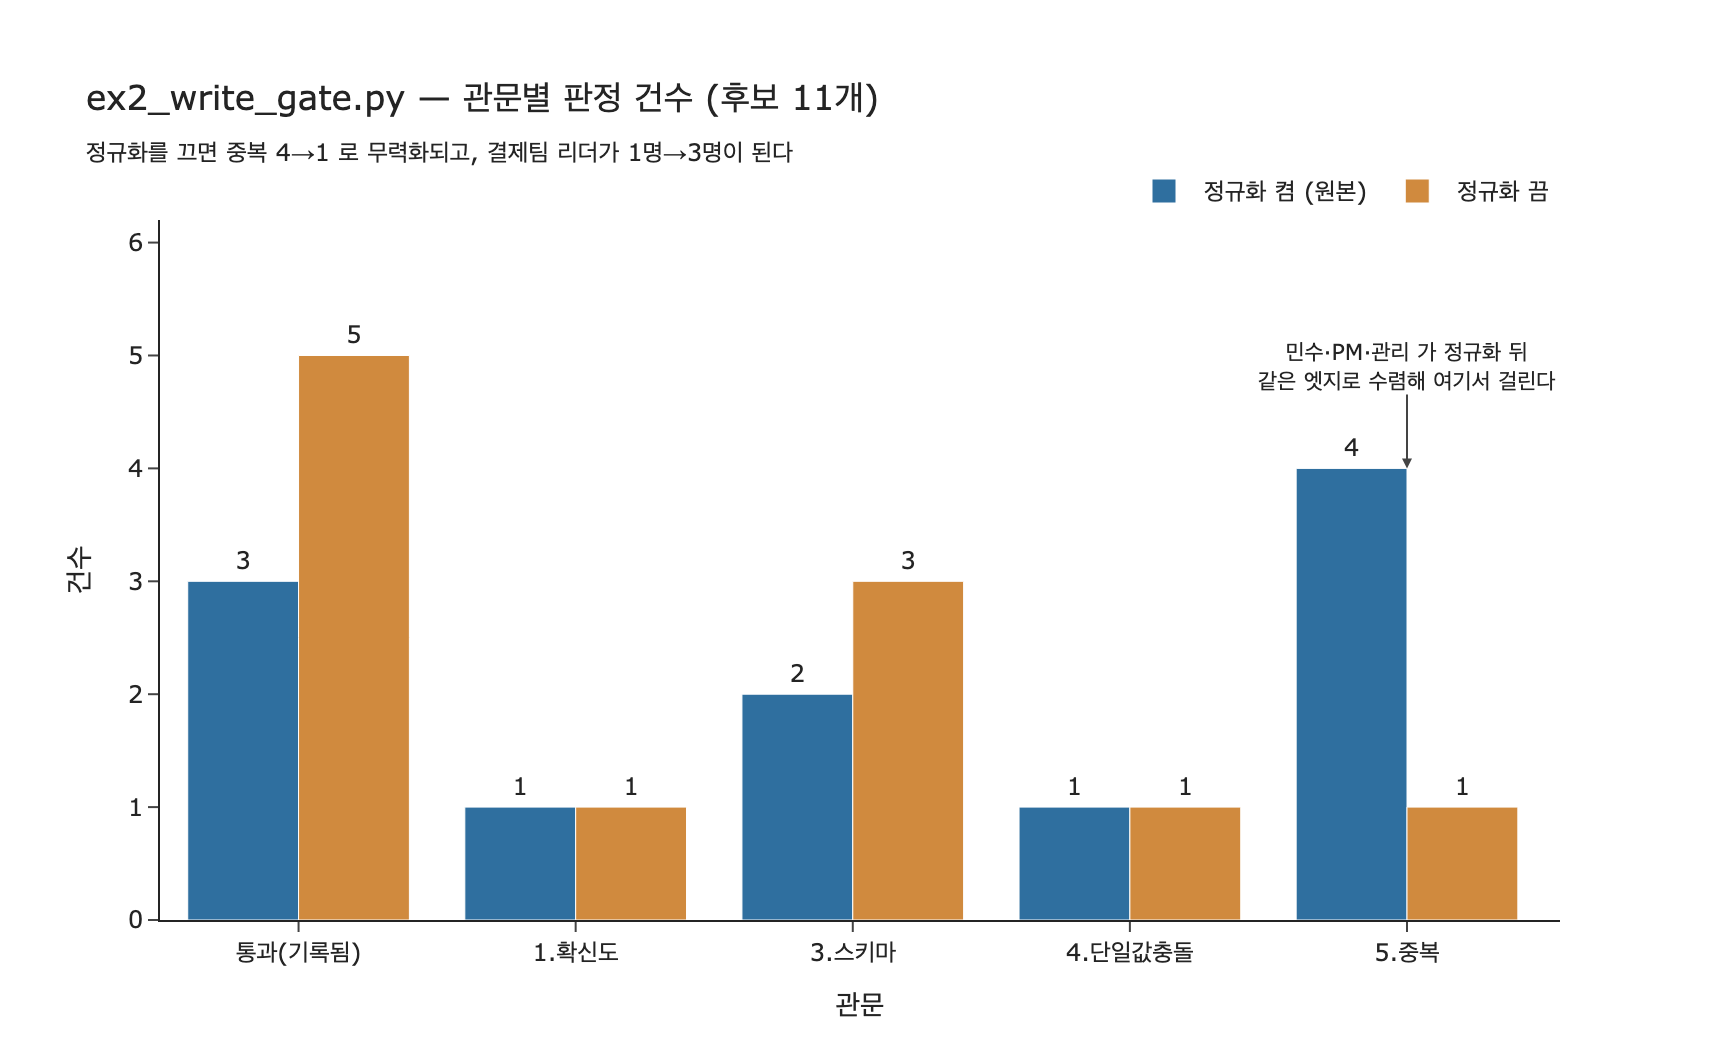

This figure's Python source:
# 필요 패키지: plotly, kaleido  (pip install plotly kaleido)
# kuzu 는 필요 없다. ex2_write_gate.py 의 그래프 저장소를 순수 파이썬 집합으로 대체했다.

# %% [markdown]
# # ex2_write_gate.py — 정규화가 있으면 중복 관문이 어떻게 작동하는가
#
# `ex2_write_gate.py` 는 후보 트리플을 관문 다섯 단계에 순서대로 흘린다.
#
# 1. **확신도** — `conf < 0.65` 면 버림
# 2. **정규화** — 막지 않고 «고친다». `ALIAS` 로 주어를, `CANON` 으로 관계 이름을 바꿔치기
# 3. **스키마** — `(관계, 주어타입, 목적어타입)` 이 허용 목록에 있나
# 4. **단일 값 충돌** — `이끔` 처럼 값이 하나뿐이어야 하는 관계에 다른 값이 이미 있나
# 5. **중복** — 같은 `(s, k, o)` 엣지가 이미 있나
#
# 핵심은 2번이 5번보다 **먼저** 돈다는 것이다. 중복 관문은 «같은 글자인가» 가 아니라
# «정규화 후 같은 것을 가리키는가» 를 묻게 된다.
#
# 후보 $i$ 의 판정을 $g(i)$ 라 하고 정규화 사상을 $\nu$ 라 하면, 중복 관문은
#
# $$ g_5(s, k, o) = \mathbf{1}\big[(\nu(s),\ \nu(k),\ o) \in E \big] $$
#
# 를 본다. $\nu$ 를 항등사상 $\nu = \mathrm{id}$ 로 두는 것(정규화 끄기)과
# 실제 별칭표로 두는 것의 차이가 이 노트의 전부다.

# %%
def _show(fig):
    try:
        from IPython import get_ipython
        if get_ipython() is not None:
            fig.show()
    except ImportError:
        pass


# ex2_write_gate.py 원본의 스키마·별칭표·후보 목록을 그대로 옮겼다.
TYPES = {"박민수": "Person", "민수": "Person", "PM": "Person",
         "이서연": "Person", "결제팀": "Team", "정산팀": "Team",
         "채식": "Pref", "매운맛": "Pref"}
ALLOWED = {("이끔", "Person", "Team"), ("속함", "Person", "Team"),
           ("선호", "Person", "Pref")}
SINGLE = {"이끔"}                                  # 팀장은 한 명
CANON = {"관리": "이끔", "리드": "이끔", "소속": "속함"}
ALIAS = {"민수": "박민수", "PM": "박민수"}

CANDIDATES = [
    ("박민수", "이끔", "결제팀", 0.94),
    ("이서연", "속함", "결제팀", 0.91),
    ("민수",   "이끔", "결제팀", 0.88),   # 같은 사람, 다른 이름
    ("이서연", "속함", "정산팀", 0.42),   # 확신도 낮음
    ("박민수", "이끔", "정산팀", 0.87),   # 확신 있게 틀림
    ("결제팀", "속함", "이서연", 0.92),   # 방향 뒤집힘
    ("박민수", "관리", "결제팀", 0.83),   # 같은 뜻, 다른 관계 이름
    ("이서연", "속함", "결제팀", 0.90),   # 글자 그대로 중복
    ("PM",     "이끔", "결제팀", 0.71),   # 또 다른 이름
    ("이서연", "선호", "매운맛", 0.86),
    ("박민수", "선호", "결제팀", 0.88),   # 타입 오류
]

MIN_CONF = 0.65

print(f"후보 {len(CANDIDATES)}개, MIN_CONF={MIN_CONF}")
print(f"ALIAS={ALIAS}")
print(f"CANON={CANON}")
# 출력: 후보 11개, MIN_CONF=0.65
# 출력: ALIAS={'민수': '박민수', 'PM': '박민수'}
# 출력: CANON={'관리': '이끔', '리드': '이끔', '소속': '속함'}

# %% [markdown]
# ## 관문 다섯 단계를 순수 파이썬으로
#
# 원본은 kuzu 에 질의하지만, 여기서는 이미 쓴 엣지를 `set` 에 담아 같은 판정을 낸다.
# `normalize` 인자로 2번 관문만 켜고 끌 수 있게 했다.

# %%
def gate(edges, s, k, o, conf, normalize=True):
    """관문 다섯. 걸리면 (False, 관문이름), 통과하면 (True, 정규화된 트리플)."""
    # 1) 확신도
    if conf < MIN_CONF:
        return False, "1.확신도"
    # 2) 이름 정규화 — 막지 않고 «고친다»
    if normalize:
        s = ALIAS.get(s, s)
        k = CANON.get(k, k)
    # 3) 스키마
    ts, to = TYPES.get(s), TYPES.get(o)
    if (k, ts, to) not in ALLOWED:
        return False, "3.스키마"
    # 4) 단일 값 충돌 — 이미 다른 값이 있나
    if k in SINGLE:
        for (es, ek, eo) in edges:
            if es == s and ek == k and eo != o:
                return False, "4.단일값충돌"
    # 5) 중복 — 정규화된 이름으로 본다
    if (s, k, o) in edges:
        return False, "5.중복"
    return True, (s, k, o)


def run(normalize=True, verbose=True):
    """후보 전부를 흘리고 (판정목록, 관문별 건수, 최종 엣지집합) 을 돌려준다."""
    edges, rows, caught = [], [], {}
    if verbose:
        head = "정규화 켬" if normalize else "정규화 끔"
        print(f"=== {head} ===")
        print(f"{'후보':<24}{'확신':>6}  판정")
        print("-" * 58)
    for s, k, o, conf in CANDIDATES:
        ok, why = gate(edges, s, k, o, conf, normalize)
        if ok:
            edges.append(why)
            fixed = "  (정규화됨)" if (why[0], why[1]) != (s, k) else ""
            verdict, key = f"통과{fixed}", "0.통과"
        else:
            verdict, key = f"막힘 — {why}", why
        caught[key] = caught.get(key, 0) + 1
        rows.append((s, k, o, conf, key))
        if verbose:
            label = f"{s} -{k}-> {o}"
            # 한글 폭 보정 없이 대략 정렬
            print(f"{label:<24}{conf:>6.2f}  {verdict}")
    return rows, caught, edges


rows_on, caught_on, edges_on = run(normalize=True)
# 출력: === 정규화 켬 ===
# 출력: 후보                          확신  판정
# 출력: ----------------------------------------------------------
# 출력: 박민수 -이끔-> 결제팀             0.94  통과
# 출력: 이서연 -속함-> 결제팀             0.91  통과
# 출력: 민수 -이끔-> 결제팀              0.88  막힘 — 5.중복
# 출력: 이서연 -속함-> 정산팀             0.42  막힘 — 1.확신도
# 출력: 박민수 -이끔-> 정산팀             0.87  막힘 — 4.단일값충돌
# 출력: 결제팀 -속함-> 이서연             0.92  막힘 — 3.스키마
# 출력: 박민수 -관리-> 결제팀             0.83  막힘 — 5.중복
# 출력: 이서연 -속함-> 결제팀             0.90  막힘 — 5.중복
# 출력: PM -이끔-> 결제팀              0.71  막힘 — 5.중복
# 출력: 이서연 -선호-> 매운맛             0.86  통과
# 출력: 박민수 -선호-> 결제팀             0.88  막힘 — 3.스키마

# %% [markdown]
# 「민수」·「PM」은 2번에서 «박민수»가 되고, 「관리」는 «이끔»이 된다.
# 셋 다 결국 `박민수 -이끔-> 결제팀` 이라는 **하나의 엣지**로 수렴해서
# 5번 중복 관문에 나란히 걸린다.

# %%
rows_off, caught_off, edges_off = run(normalize=False)
# 출력: === 정규화 끔 ===
# 출력: 후보                          확신  판정
# 출력: ----------------------------------------------------------
# 출력: 박민수 -이끔-> 결제팀             0.94  통과
# 출력: 이서연 -속함-> 결제팀             0.91  통과
# 출력: 민수 -이끔-> 결제팀              0.88  통과            ← 정규화 켬에서는 5.중복
# 출력: 이서연 -속함-> 정산팀             0.42  막힘 — 1.확신도
# 출력: 박민수 -이끔-> 정산팀             0.87  막힘 — 4.단일값충돌
# 출력: 결제팀 -속함-> 이서연             0.92  막힘 — 3.스키마
# 출력: 박민수 -관리-> 결제팀             0.83  막힘 — 3.스키마   ← 맞는 사실인데 억울하게 떨어짐
# 출력: 이서연 -속함-> 결제팀             0.90  막힘 — 5.중복
# 출력: PM -이끔-> 결제팀              0.71  통과            ← 정규화 켬에서는 5.중복
# 출력: 이서연 -선호-> 매운맛             0.86  통과
# 출력: 박민수 -선호-> 결제팀             0.88  막힘 — 3.스키마

# %% [markdown]
# ## 판정이 갈린 후보만 뽑아 보기

# %%
print(f"{'후보':<24}{'정규화 켬':<16}{'정규화 끔'}")
print("-" * 58)
for (s, k, o, conf, key_on), (_, _, _, _, key_off) in zip(rows_on, rows_off):
    if key_on != key_off:
        print(f"{f'{s} -{k}-> {o}':<24}{key_on:<16}{key_off}")
# 출력: 후보                      정규화 켬           정규화 끔
# 출력: ----------------------------------------------------------
# 출력: 민수 -이끔-> 결제팀            5.중복            0.통과
# 출력: 박민수 -관리-> 결제팀           5.중복            3.스키마
# 출력: PM -이끔-> 결제팀            5.중복            0.통과

# %% [markdown]
# 세 건만 갈린다. 그런데 그 셋이 그래프의 모양을 통째로 바꾼다.

# %%
def summarize(name, caught, edges):
    nodes = sorted({n for (s, _, o) in edges for n in (s, o)})
    leaders = sorted({s for (s, k, _) in edges if k == "이끔"})
    print(f"[{name}]")
    print(f"  관문별 건수: { {k: v for k, v in sorted(caught.items())} }")
    print(f"  쓴 엣지 {len(edges)}개 / 후보 {len(CANDIDATES)}개")
    for e in edges:
        print(f"    {e[0]} -{e[1]}-> {e[2]}")
    print(f"  연결된 노드 {len(nodes)}개: {nodes}")
    print(f"  «결제팀을 이끄는 사람» {len(leaders)}명: {leaders}")
    return len(edges), len(nodes), len(leaders)


on_stats = summarize("정규화 켬", caught_on, edges_on)
print()
off_stats = summarize("정규화 끔", caught_off, edges_off)
# 출력: [정규화 켬]
# 출력:   관문별 건수: {'0.통과': 3, '1.확신도': 1, '3.스키마': 2, '4.단일값충돌': 1, '5.중복': 4}
# 출력:   쓴 엣지 3개 / 후보 11개
# 출력:     박민수 -이끔-> 결제팀
# 출력:     이서연 -속함-> 결제팀
# 출력:     이서연 -선호-> 매운맛
# 출력:   연결된 노드 4개: ['결제팀', '매운맛', '박민수', '이서연']
# 출력:   «결제팀을 이끄는 사람» 1명: ['박민수']
# 출력:
# 출력: [정규화 끔]
# 출력:   관문별 건수: {'0.통과': 5, '1.확신도': 1, '3.스키마': 3, '4.단일값충돌': 1, '5.중복': 1}
# 출력:   쓴 엣지 5개 / 후보 11개
# 출력:     박민수 -이끔-> 결제팀
# 출력:     이서연 -속함-> 결제팀
# 출력:     민수 -이끔-> 결제팀
# 출력:     PM -이끔-> 결제팀
# 출력:     이서연 -선호-> 매운맛
# 출력:   연결된 노드 6개: ['PM', '결제팀', '매운맛', '민수', '박민수', '이서연']
# 출력:   «결제팀을 이끄는 사람» 3명: ['PM', '민수', '박민수']

# %% [markdown]
# ## 읽어야 할 두 가지
#
# - **중복 관문이 잡는 건수가 $4 \to 1$ 로 떨어진다.** 중복 검사 코드는 한 글자도
#   안 바꿨는데 잡는 능력이 사라진다. 관문의 성능이 자기 코드가 아니라
#   **앞 단계의 출력**에 달려 있다는 뜻이다.
# - **스키마가 잡는 건수는 $2 \to 3$ 으로 늘어난다.** 그런데 늘어난 1건
#   (`박민수 -관리-> 결제팀`) 은 *맞는 사실*이다. 「잡은 수가 늘었다」가
#   「더 잘 걸렀다」를 뜻하지 않는다.
#
# 그리고 결정적으로 「결제팀을 이끄는 사람」이 $1 \to 3$ 명이 된다.
# 28.1 절 `ex1_write_loop.py` 의 «박민수가 세 명» 상태로 되돌아간 것이다.

# %% [markdown]
# ## 순서를 뒤집으면 — 정규화를 중복 뒤로 보내면
#
# 원문이 못 박는 부분. 중복 검사를 정규화 **앞에** 두면 「민수」로 조회하는데
# 그래프에는 「박민수」 엣지만 있으니 중복이 안 걸린다. 통과시킨 다음에야
# 「박민수」로 고쳐 쓰므로 **노드는 하나인데 엣지가 겹쳐 쌓인다**.

# %%
def gate_swapped(edges, s, k, o, conf):
    """중복(5) 을 정규화(2) 앞으로 옮긴 잘못된 순서."""
    if conf < MIN_CONF:
        return False, "1.확신도"
    if (s, k, o) in edges:                    # 정규화 «전» 이름으로 중복 검사
        return False, "5.중복"
    s = ALIAS.get(s, s)
    k = CANON.get(k, k)
    ts, to = TYPES.get(s), TYPES.get(o)
    if (k, ts, to) not in ALLOWED:
        return False, "3.스키마"
    if k in SINGLE:
        for (es, ek, eo) in edges:
            if es == s and ek == k and eo != o:
                return False, "4.단일값충돌"
    return True, (s, k, o)


edges_swapped = []
for s, k, o, conf in CANDIDATES:
    ok, why = gate_swapped(edges_swapped, s, k, o, conf)
    if ok:
        edges_swapped.append(why)

from collections import Counter
dup = Counter(edges_swapped)
print(f"뒤집은 순서: 엣지 {len(edges_swapped)}개")
for e, n in dup.items():
    mark = f"   ← {n}겹 중복!" if n > 1 else ""
    print(f"  {e[0]} -{e[1]}-> {e[2]}  x{n}{mark}")
# 출력: 뒤집은 순서: 엣지 6개
# 출력:   박민수 -이끔-> 결제팀  x4   ← 4겹 중복!
# 출력:   이서연 -속함-> 결제팀  x1
# 출력:   이서연 -선호-> 매운맛  x1

# %% [markdown]
# 「민수」·「PM」뿐 아니라 「관리」까지 통과해서 `박민수 -이끔-> 결제팀` 이
# **네 겹**으로 쌓인다. 노드는 하나로 합쳐졌는데 엣지가 중복된, 원본보다 나쁜 상태다.
# (`이서연 -속함-> 결제팀` 중복만 글자가 똑같아서 걸린다.)
#
# 정규화의 «위치» 에 따라 결과가 셋으로 갈린다.
#
# | 배치 | 사람 노드 | 엣지 | 결과 |
# |---|---|---|---|
# | 정규화 → 중복 (원본) | 박민수 1 | 3 | 깨끗함 |
# | 정규화 없음 | 박민수/민수/PM 3 | 5 | 사람이 셋으로 쪼개짐 |
# | 중복 → 정규화 (뒤집음) | 박민수 1 | 6 | 같은 엣지가 4겹 |

# %% [markdown]
# ## 관문별 판정 건수 비교 (정규화 on / off)

# %%
import os
import plotly.graph_objects as go

ORDER = ["0.통과", "1.확신도", "3.스키마", "4.단일값충돌", "5.중복"]
LABEL = {"0.통과": "통과(기록됨)", "1.확신도": "1.확신도",
         "3.스키마": "3.스키마", "4.단일값충돌": "4.단일값충돌", "5.중복": "5.중복"}
x = [LABEL[k] for k in ORDER]
y_on = [caught_on.get(k, 0) for k in ORDER]
y_off = [caught_off.get(k, 0) for k in ORDER]
print(f"정규화 켬: {dict(zip(ORDER, y_on))}")
print(f"정규화 끔: {dict(zip(ORDER, y_off))}")
# 출력: 정규화 켬: {'0.통과': 3, '1.확신도': 1, '3.스키마': 2, '4.단일값충돌': 1, '5.중복': 4}
# 출력: 정규화 끔: {'0.통과': 5, '1.확신도': 1, '3.스키마': 3, '4.단일값충돌': 1, '5.중복': 1}

fig = go.Figure()
fig.add_bar(x=x, y=y_on, name="정규화 켬 (원본)",
            marker_color="#2f6f9f",
            text=y_on, textposition="outside")
fig.add_bar(x=x, y=y_off, name="정규화 끔",
            marker_color="#d08a3e",
            text=y_off, textposition="outside")
fig.update_layout(
    title=("ex2_write_gate.py — 관문별 판정 건수 (후보 11개)<br>"
           "<sub>정규화를 끄면 중복 4→1 로 무력화되고, 결제팀 리더가 1명→3명이 된다</sub>"),
    barmode="group",
    xaxis_title="관문",
    yaxis_title="건수",
    yaxis=dict(range=[0, 6.2]),
    template="simple_white",
    legend=dict(orientation="h", yanchor="bottom", y=1.0, xanchor="right", x=1),
    width=860, height=520,
    margin=dict(t=110, b=60),
)
fig.add_annotation(x="5.중복", y=4, ax=0, ay=-52, showarrow=True, arrowhead=2,
                   text="민수·PM·관리 가 정규화 뒤<br>같은 엣지로 수렴해 여기서 걸린다",
                   font=dict(size=11), align="center")
_show(fig)

_png = os.path.join(os.path.dirname(os.path.abspath(__file__)), "expy.png")
fig.write_image(_png, scale=2)
print(f"saved: {_png}")
# 출력: saved: .../94755008-5131-4764-9d73-3186b6aa0340/expy.png

# %% [markdown]
# ## 한 줄 정리
#
# 정규화는 아무것도 막지 않지만, 뒤에 오는 중복 관문의 **비교 대상을 문자열에서
# 실체로 바꿔 놓는다**. 그래서 「민수」·「PM」·「관리」가 전부
# `박민수 -이끔-> 결제팀` 하나로 수렴해 중복으로 걸린다.
# 정규화를 빼면 이 셋이 통과해 노드가 셋으로 갈라지고,
# 정규화를 중복 뒤로 미루면 노드는 하나여도 엣지가 세 겹으로 쌓인다.
